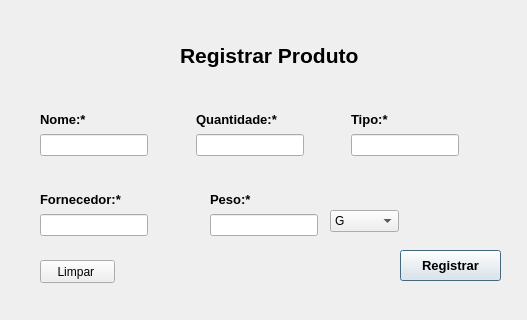
<?xml version="1.0" encoding="UTF-8"?>
<ui version="4.0">
 <class>registerprodut</class>
 <widget class="QDialog" name="registerprodut">
  <property name="geometry">
   <rect>
    <x>0</x>
    <y>0</y>
    <width>527</width>
    <height>320</height>
   </rect>
  </property>
  <property name="windowTitle">
   <string>Dialog</string>
  </property>
  <widget class="QLabel" name="labelTitle">
   <property name="geometry">
    <rect>
     <x>180</x>
     <y>40</y>
     <width>211</width>
     <height>31</height>
    </rect>
   </property>
   <property name="font">
    <font>
     <family>Nirmala UI</family>
     <pointsize>16</pointsize>
     <weight>75</weight>
     <bold>true</bold>
    </font>
   </property>
   <property name="text">
    <string>Registrar Produto</string>
   </property>
  </widget>
  <widget class="QWidget" name="layoutWidget">
   <property name="geometry">
    <rect>
     <x>40</x>
     <y>190</y>
     <width>278</width>
     <height>46</height>
    </rect>
   </property>
   <layout class="QHBoxLayout" name="horizontalLayout_2">
    <item>
     <layout class="QVBoxLayout" name="verticalLayout_4">
      <item>
       <widget class="QLabel" name="titleForne">
        <property name="font">
         <font>
          <pointsize>10</pointsize>
          <weight>75</weight>
          <bold>true</bold>
         </font>
        </property>
        <property name="text">
         <string>Fornecedor:*</string>
        </property>
       </widget>
      </item>
      <item>
       <widget class="QLineEdit" name="lineEditForne">
        <property name="toolTip">
         <string>&lt;html&gt;&lt;head/&gt;&lt;body&gt;&lt;p&gt;Digite o Fornecedor do produto.&lt;/p&gt;&lt;/body&gt;&lt;/html&gt;</string>
        </property>
       </widget>
      </item>
     </layout>
    </item>
    <item>
     <spacer name="horizontalSpacer">
      <property name="orientation">
       <enum>Qt::Horizontal</enum>
      </property>
      <property name="sizeHint" stdset="0">
       <size>
        <width>40</width>
        <height>20</height>
       </size>
      </property>
     </spacer>
    </item>
    <item>
     <layout class="QVBoxLayout" name="verticalLayout_5">
      <item>
       <widget class="QLabel" name="titlePeso">
        <property name="font">
         <font>
          <pointsize>10</pointsize>
          <weight>75</weight>
          <bold>true</bold>
         </font>
        </property>
        <property name="text">
         <string>Peso:*</string>
        </property>
       </widget>
      </item>
      <item>
       <widget class="QLineEdit" name="lineEditPeso">
        <property name="toolTip">
         <string>&lt;html&gt;&lt;head/&gt;&lt;body&gt;&lt;p&gt;Digite o peso do produto em G ou ML.&lt;/p&gt;&lt;/body&gt;&lt;/html&gt;</string>
        </property>
       </widget>
      </item>
     </layout>
    </item>
   </layout>
  </widget>
  <widget class="QPushButton" name="confirmRegisterButton">
   <property name="geometry">
    <rect>
     <x>400</x>
     <y>250</y>
     <width>101</width>
     <height>31</height>
    </rect>
   </property>
   <property name="font">
    <font>
     <pointsize>10</pointsize>
     <weight>75</weight>
     <bold>true</bold>
    </font>
   </property>
   <property name="toolTip">
    <string>&lt;html&gt;&lt;head/&gt;&lt;body&gt;&lt;p&gt;Clique para registrar&lt;/p&gt;&lt;/body&gt;&lt;/html&gt;</string>
   </property>
   <property name="text">
    <string>Registrar</string>
   </property>
  </widget>
  <widget class="QPushButton" name="pushButton">
   <property name="geometry">
    <rect>
     <x>40</x>
     <y>260</y>
     <width>75</width>
     <height>23</height>
    </rect>
   </property>
   <property name="text">
    <string>Limpar </string>
   </property>
  </widget>
  <widget class="QWidget" name="layoutWidget_2">
   <property name="geometry">
    <rect>
     <x>40</x>
     <y>110</y>
     <width>419</width>
     <height>46</height>
    </rect>
   </property>
   <layout class="QHBoxLayout" name="horizontalLayout">
    <item>
     <layout class="QVBoxLayout" name="verticalLayout_3">
      <item>
       <widget class="QLabel" name="titleName">
        <property name="font">
         <font>
          <pointsize>10</pointsize>
          <weight>75</weight>
          <bold>true</bold>
         </font>
        </property>
        <property name="text">
         <string>Nome:*</string>
        </property>
       </widget>
      </item>
      <item>
       <widget class="QLineEdit" name="lineEditName">
        <property name="toolTip">
         <string>&lt;html&gt;&lt;head/&gt;&lt;body&gt;&lt;p&gt;Coloque o tipo do produto.&lt;/p&gt;&lt;/body&gt;&lt;/html&gt;</string>
        </property>
       </widget>
      </item>
     </layout>
    </item>
    <item>
     <spacer name="horizontalSpacer_2">
      <property name="orientation">
       <enum>Qt::Horizontal</enum>
      </property>
      <property name="sizeHint" stdset="0">
       <size>
        <width>40</width>
        <height>20</height>
       </size>
      </property>
     </spacer>
    </item>
    <item>
     <layout class="QVBoxLayout" name="verticalLayout_2">
      <item>
       <widget class="QLabel" name="titleQuant">
        <property name="font">
         <font>
          <pointsize>10</pointsize>
          <weight>75</weight>
          <bold>true</bold>
         </font>
        </property>
        <property name="text">
         <string>Quantidade:*</string>
        </property>
       </widget>
      </item>
      <item>
       <widget class="QLineEdit" name="lineEditQuant">
        <property name="toolTip">
         <string>&lt;html&gt;&lt;head/&gt;&lt;body&gt;&lt;p&gt;Registre a quantidade do produto:&lt;/p&gt;&lt;/body&gt;&lt;/html&gt;</string>
        </property>
        <property name="text">
         <string/>
        </property>
       </widget>
      </item>
     </layout>
    </item>
    <item>
     <spacer name="horizontalSpacer_3">
      <property name="orientation">
       <enum>Qt::Horizontal</enum>
      </property>
      <property name="sizeHint" stdset="0">
       <size>
        <width>40</width>
        <height>20</height>
       </size>
      </property>
     </spacer>
    </item>
    <item>
     <layout class="QVBoxLayout" name="verticalLayout">
      <item>
       <widget class="QLabel" name="lineType">
        <property name="font">
         <font>
          <pointsize>10</pointsize>
          <weight>75</weight>
          <bold>true</bold>
         </font>
        </property>
        <property name="text">
         <string>Tipo:*</string>
        </property>
       </widget>
      </item>
      <item>
       <widget class="QLineEdit" name="lineEditType">
        <property name="toolTip">
         <string>&lt;html&gt;&lt;head/&gt;&lt;body&gt;&lt;p&gt;Coloque o nome do produto.&lt;/p&gt;&lt;/body&gt;&lt;/html&gt;</string>
        </property>
       </widget>
      </item>
     </layout>
    </item>
   </layout>
  </widget>
  <widget class="QComboBox" name="comboBoxPeso">
   <property name="geometry">
    <rect>
     <x>330</x>
     <y>210</y>
     <width>69</width>
     <height>22</height>
    </rect>
   </property>
   <property name="toolTip">
    <string>&lt;html&gt;&lt;head/&gt;&lt;body&gt;&lt;p&gt;Selecione o tipo de peso do item cadastrado.&lt;/p&gt;&lt;/body&gt;&lt;/html&gt;</string>
   </property>
   <item>
    <property name="text">
     <string>G</string>
    </property>
   </item>
   <item>
    <property name="text">
     <string>Ml</string>
    </property>
   </item>
  </widget>
 </widget>
 <resources/>
 <connections/>
</ui>
